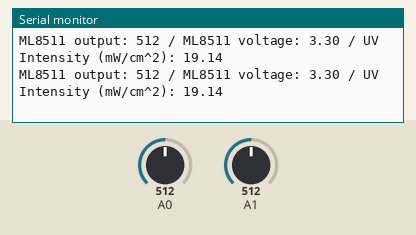
This sketch was run on a simulated Arduino Uno, built with avr-gcc and run on an emulated ATmega328P. Shown: the last lines printed to the serial monitor. Inputs (shaded band) come from the test bench; at power-on: A1 = 512, A0 = 512.

Above: at 1.2 s.
1.3 s: A1 set to 0
At 2.0 s:
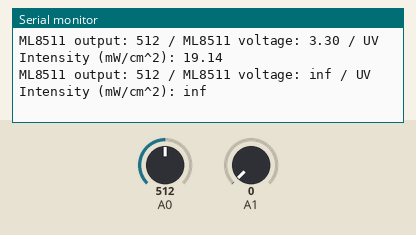
3.5 s: A0 set to 0
At 4.0 s:
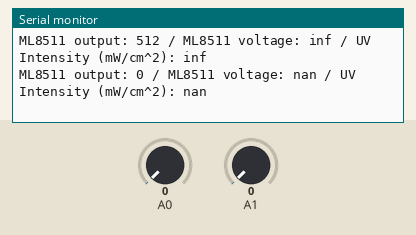
5.5 s: A0 set to 122
At 6.0 s:
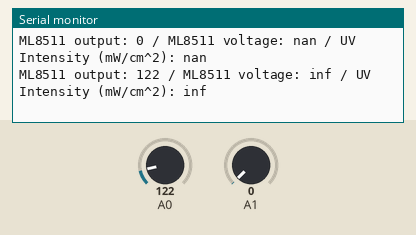
7.0 s: A1 set to 122
At 7.6 s:
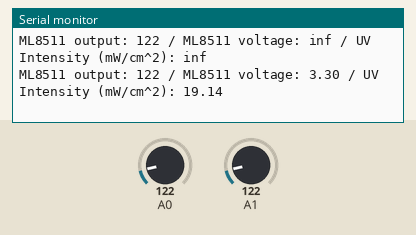

Measured:
- after the input at 1.3 s, the serial monitor: prints a new line after 0.25 s (image 1)
- after the input at 3.5 s, the serial monitor: prints a new line after 0.09 s (image 2)
- after the input at 5.5 s, the serial monitor: prints a new line after 0.12 s (image 3)
- after the input at 7.0 s, the serial monitor: prints a new line after 0.14 s (image 4)

The sketch:

ml8511.ino
```cpp
int UV_OUT = A0;
int REF_3V3 = A1;

void setup()
{
  Serial.begin(9600);
  Serial.println("ML8511 example");
}

void loop()
{
  int uv_Level = analogRead_average(UV_OUT);
  int ref_Level = analogRead_average(REF_3V3);

  //Use the 3.3V power pin as a reference to get a very accurate output value from sensor
  float output_Voltage = 3.3 / ref_Level * uv_Level;

  float uvIntensity = mapfloat(output_Voltage, 0.99, 2.8, 0.0, 15.0); //Convert the voltage to a UV intensity level -numbers from datasheet-

  Serial.print("ML8511 output: ");
  Serial.print(uv_Level);

  Serial.print(" / ML8511 voltage: ");
  Serial.print(output_Voltage);

  Serial.print(" / UV Intensity (mW/cm^2): ");
  Serial.print(uvIntensity);

  Serial.println();

  delay(500);
}

//Takes an average of readings on a given pin
//Returns the average
int analogRead_average(int pinToRead)
{
  int NumberOfSamples = 8;
  int runningValue = 0;

  for(int x = 0; x < NumberOfSamples; x++)
    runningValue += analogRead(pinToRead);
  runningValue /= NumberOfSamples;

  return(runningValue);
}

//The Arduino Map function but for floats
//From: http://forum.arduino.cc/index.php?topic=3922.0
float mapfloat(float x, float in_min, float in_max, float out_min, float out_max)
{
  return (x - in_min) * (out_max - out_min) / (in_max - in_min) + out_min;
}
```
